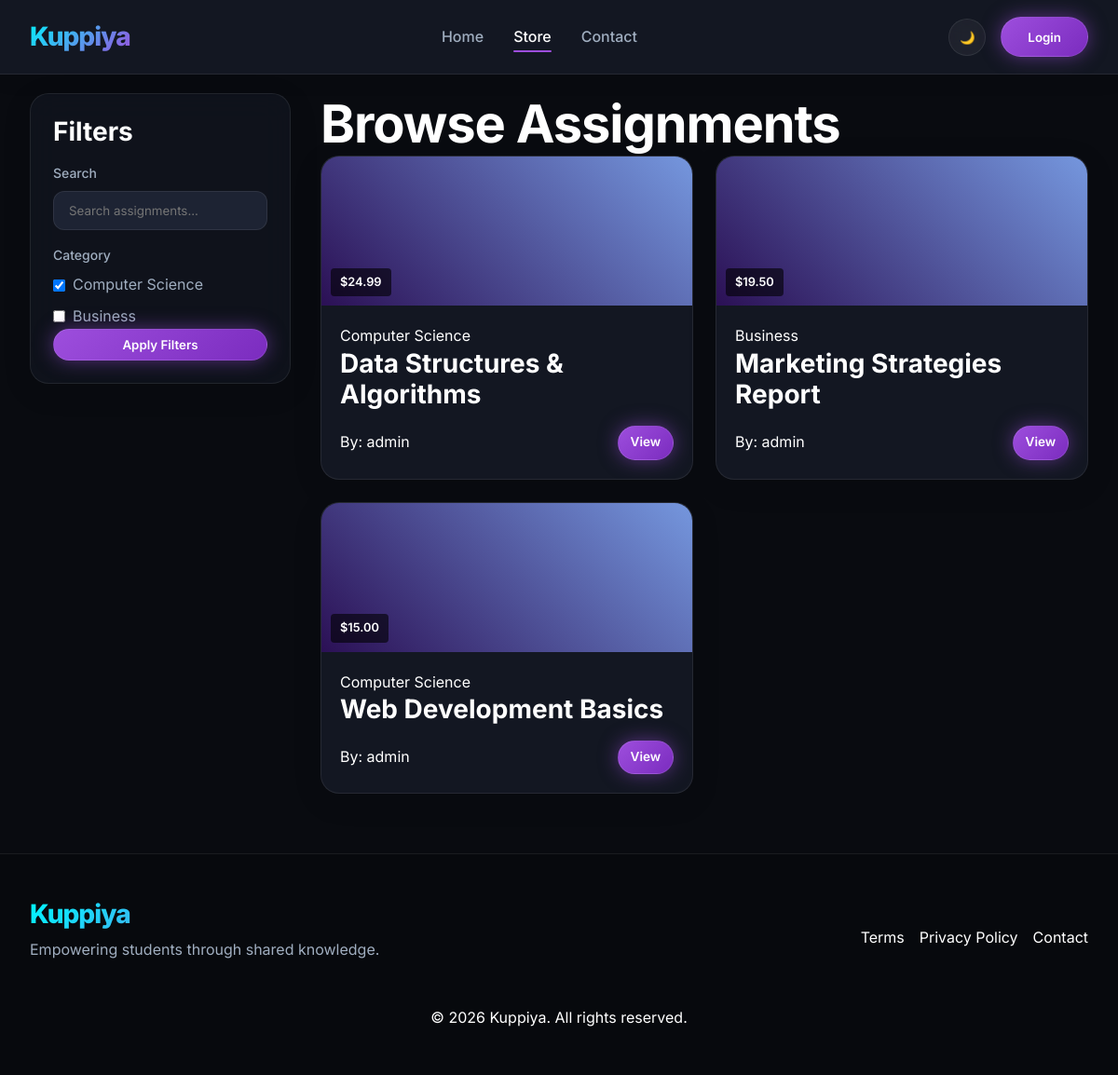
The page /store.php on the database its author committed.
### tables this page shows
CREATE TABLE IF NOT EXISTS assignments (
    id INT AUTO_INCREMENT PRIMARY KEY,
    title VARCHAR(150) NOT NULL,
    description TEXT,
    category VARCHAR(50),
    price DECIMAL(10, 2) NOT NULL,
    file_path VARCHAR(255) NOT NULL,
    download_password VARCHAR(255) NULL,
    author_id INT,
    created_at TIMESTAMP DEFAULT CURRENT_TIMESTAMP,
    FOREIGN KEY (author_id) REFERENCES users(id) ON DELETE SET NULL
);

CREATE TABLE IF NOT EXISTS users (
    id INT AUTO_INCREMENT PRIMARY KEY,
    username VARCHAR(50) NOT NULL UNIQUE,
    email VARCHAR(100) NOT NULL UNIQUE,
    password_hash VARCHAR(255) NOT NULL,
    role ENUM('admin', 'student') DEFAULT 'student',
    created_at TIMESTAMP DEFAULT CURRENT_TIMESTAMP
);

### store.php (the view)
<?php
require_once 'config.php';
require_once 'includes/header.php';
?>
    <div class="container" style="flex: 1; margin-top: 100px; display: flex; gap: 2rem;">
        <aside class="glass-panel animate-slideUp delay-100" style="width: 280px; padding: 1.5rem; height: fit-content; position: sticky; top: 100px;">
            <h3 class="mb-4 text-xl">Filters</h3>
            <div class="input-group">
                <label class="form-label">Search</label>
                <input type="text" class="form-input" placeholder="Search assignments..." id="search-input">
            </div>
            <div class="mt-4 mb-2 form-label">Category</div>
            <div class="flex flex-col gap-2">
                <label class="flex items-center gap-2 cursor-pointer text-sm text-muted hover:text-main">
                    <input type="checkbox" checked> Computer Science
                </label>
                <label class="flex items-center gap-2 cursor-pointer text-sm text-muted hover:text-main">
                    <input type="checkbox"> Business
                </label>
            </div>
            <button class="btn btn-primary w-full mt-6" style="padding: 0.5rem;">Apply Filters</button>
        </aside>
        <main style="flex: 1;" class="animate-slideUp delay-200">
            <div class="flex justify-between items-center mb-6">
                <h1 class="text-2xl">Browse Assignments</h1>
            </div>
            <div class="grid" style="display: grid; grid-template-columns: repeat(auto-fill, minmax(280px, 1fr)); gap: 1.5rem;">
                <?php
                $stmt = $pdo->query("SELECT a.*, u.username as author_name FROM assignments a LEFT JOIN users u ON a.author_id = u.id");
                while ($row = $stmt->fetch()):
                ?>
                <div class="card hover-lift glass-panel">
                    <div class="card-img" style="height: 160px; background: linear-gradient(45deg, #2b1055, #7597de); position: relative;">
                        <div style="position: absolute; bottom: 10px; left: 10px; background: rgba(0,0,0,0.6); backdrop-filter: blur(4px); padding: 5px 10px; border-radius: 4px; font-size: 0.8rem; font-weight: 600;">$<?= number_format($row['price'], 2) ?></div>
                    </div>
                    <div class="card-content" style="padding: 1.25rem;">
                        <span class="text-xs text-secondary mb-1 block"><?= htmlspecialchars($row['category']) ?></span>
                        <h3 class="mb-2 text-lg"><?= htmlspecialchars($row['title']) ?></h3>
                        <div class="flex justify-between items-center mt-4">
                            <span class="text-xs text-subtle">By: <?= htmlspecialchars($row['author_name'] ?? 'System') ?></span>
                            <a href="assignment.php?id=<?= $row['id'] ?>" class="btn btn-primary" style="padding: 0.4rem 0.8rem; font-size: 0.85rem;">View</a>
                        </div>
                    </div>
                </div>
                <?php endwhile; ?>
            </div>
        </main>
    </div>
<?php require_once 'includes/footer.php'; ?>

### includes/header.php (shortened to what this page needs)
<?php
$isLoggedIn = isset($_SESSION['user_id']);
$isAdmin = isset($_SESSION['role']) && $_SESSION['role'] === 'admin';
$currentPage = basename($_SERVER['PHP_SELF'], '.php');
$asset_path = defined('ASSET_PATH') ? ASSET_PATH : './';
?>
<!DOCTYPE html>
<html lang="en">
<head>
    <link rel="stylesheet" href="<?= $asset_path ?>css/index.css">
    <link rel="stylesheet" href="<?= $asset_path ?>css/animations.css">
</head>
<body>
    <nav class="navbar <?= ($currentPage !== 'index') ? 'scrolled' : '' ?>" id="navbar">
        <div class="container navbar-content">
            <a href="<?= $asset_path ?>index.php" class="logo text-gradient">Kuppiya <?= $isAdmin ? '<span style="font-size: 0.5em; color: var(--secondary)">ADMIN</span>' : '' ?></a>
            <div class="nav-links">
                <a href="<?= $asset_path ?>index.php" class="nav-link <?= ($currentPage == 'index') ? 'active' : '' ?>">Home</a>
                <a href="<?= $asset_path ?>store.php" class="nav-link <?= ($currentPage == 'store') ? 'active' : '' ?>">Store</a>
                <a href="<?= $asset_path ?>contact.php" class="nav-link <?= ($currentPage == 'contact') ? 'active' : '' ?>">Contact</a>
            </div>
            <div class="nav-actions flex gap-4 items-center">
                <button id="theme-toggle" class="btn btn-secondary" style="padding: 0.5rem; border-radius: 50%; width: 40px; height: 40px; display: flex; align-items: center; justify-content: center;">
                    <span id="theme-icon">🌙</span>
                </button>
                <?php if ($isLoggedIn): ?>
                    <span class="text-sm text-subtle">Hi, <?= htmlspecialchars($_SESSION['username']) ?></span>
                    <a href="<?= $asset_path ?>processes/logout.php" class="text-xs text-muted hover:text-main">Logout</a>
                <?php else: ?>
                    <button class="btn btn-primary" id="nav-login-btn">Login</button>
                <?php endif; ?>
            </div>
        </div>
    </nav>

### includes/footer.php (shortened to what this page needs)
    <footer style="border-top: 1px solid var(--border); padding: 3rem 0; margin-top: 4rem; background: rgba(0,0,0,0.2);">
        <div class="container flex justify-between items-center" style="flex-wrap: wrap;">
            <div class="mb-4">
                <h3 class="logo text-gradient mb-2" id="footer-logo">Kuppiya</h3>
                <p class="text-muted text-sm">Empowering students through shared knowledge.</p>
            </div>
            <div class="flex gap-4 text-sm text-subtle">
                <a href="#" class="hover:text-main">Terms</a>
                <a href="#" class="hover:text-main">Privacy Policy</a>
                <a href="#" class="hover:text-main">Contact</a>
            </div>
            <div class="w-full mt-4 text-center text-subtle text-xs" style="margin-top: 2rem;">
                &copy; <?= date('Y'); ?> Kuppiya. All rights reserved.
            </div>
        </div>
    </footer>
</body>
</html>

### css/index.css (style rules this page uses)
:root { --bg-dark: #090B10; --bg-surface: #131722; --bg-surface-elevated: #1D2333; --bg-glass: rgba(19, 23, 34, 0.65); --primary: #9d4edd; --primary-hover: #7b2cbf; --primary-glow: rgba(157, 78, 221, 0.5); --secondary: #00f5ff; --secondary-glow: rgba(0, 245, 255, 0.4); --text-main: #ffffff; --text-muted: #a0aec0; --text-subtle: #718096; --border: rgba(255, 255, 255, 0.08); --border-glow: rgba(157, 78, 221, 0.3); --space-xs: 0.25rem; --space-sm: 0.5rem; --space-md: 1rem; --space-lg: 1.5rem; --space-xl: 2rem; --space-2xl: 3rem; --radius-sm: 6px; --radius-md: 12px; --radius-lg: 20px; --radius-full: 9999px; --transition-fast: 0.15s ease; --transition-normal: 0.3s ease; }
* { box-sizing: border-box; margin: 0; padding: 0; }
body { font-family: 'Inter', system-ui, -apple-system, sans-serif; background-color: var(--bg-dark); color: var(--text-main); line-height: 1.6; overflow-x: hidden; -webkit-font-smoothing: antialiased; }
a { color: inherit; text-decoration: none; }
input, button, textarea { font-family: inherit; outline: none; border: none; }
.container { width: 100%; max-width: 1280px; margin: 0 auto; padding: 0 var(--space-xl); }
.glass-panel { background: var(--bg-glass); backdrop-filter: blur(16px); -webkit-backdrop-filter: blur(16px); border: 1px solid var(--border); border-radius: var(--radius-lg); box-shadow: 0 8px 32px 0 rgba(0, 0, 0, 0.1); }
h1, h2, h3, h4, h5, h6 { font-weight: 700; line-height: 1.2; }
h1 { font-size: 3.5rem; letter-spacing: -0.02em; }
h3 { font-size: 1.75rem; }
.text-gradient { background: linear-gradient(135deg, var(--secondary), var(--primary)); -webkit-background-clip: text; -webkit-text-fill-color: transparent; background-clip: text; color: transparent; }
.text-muted { color: var(--text-muted); }
.btn { display: inline-flex; align-items: center; justify-content: center; padding: 0.8rem 1.75rem; border-radius: var(--radius-full); font-weight: 600; cursor: pointer; transition: all var(--transition-normal); gap: 0.5rem; }
.btn-primary { background: linear-gradient(135deg, var(--primary), var(--primary-hover)); color: white; box-shadow: 0 0 20px var(--primary-glow); position: relative; overflow: hidden; border: 1px solid rgba(255, 255, 255, 0.1); }
.btn-primary::before { content: ''; position: absolute; top: 0; left: -100%; width: 100%; height: 100%; background: linear-gradient(90deg, transparent, rgba(255,255,255,0.2), transparent); transition: all 0.5s ease; }
.btn-secondary { background: rgba(255, 255, 255, 0.05); backdrop-filter: blur(8px); border: 1px solid var(--border); color: var(--text-main); }
.navbar { position: fixed; top: 0; left: 0; right: 0; height: 80px; z-index: 100; transition: all var(--transition-normal); }
.navbar.scrolled { background: var(--bg-surface); backdrop-filter: blur(20px); border-bottom: 1px solid var(--border); box-shadow: 0 4px 20px rgba(0,0,0,0.1); }
.navbar-content { display: flex; justify-content: space-between; align-items: center; height: 100%; }
.logo { font-size: 1.75rem; font-weight: 800; letter-spacing: -1px; }
.nav-links { display: flex; gap: 2rem; align-items: center; }
.nav-link { font-weight: 500; color: var(--text-muted); transition: color var(--transition-fast); position: relative; }
.nav-link::after { content: ''; position: absolute; bottom: -4px; left: 0; width: 0%; height: 2px; background: var(--primary); transition: width var(--transition-normal); border-radius: 2px; }
.nav-link:hover::after, .nav-link.active::after { width: 100%; }
.nav-link.active { color: var(--text-main); }
.input-group { margin-bottom: var(--space-md); display: flex; flex-direction: column; gap: 0.5rem; }
.form-label { font-size: 0.875rem; font-weight: 500; color: var(--text-muted); }
.form-input { background: var(--bg-surface-elevated); border: 1px solid var(--border); padding: 0.75rem 1rem; border-radius: var(--radius-md); color: var(--text-main); transition: all var(--transition-fast); }
.card { background: var(--bg-surface); border: 1px solid var(--border); border-radius: var(--radius-lg); overflow: hidden; transition: all var(--transition-normal); }
.flex { display: flex; }
.flex-col { flex-direction: column; }
.items-center { align-items: center; }
.justify-between { justify-content: space-between; }
.gap-2 { gap: 0.5rem; }
.gap-4 { gap: 1rem; }
.w-full { width: 100%; }
.mt-4 { margin-top: 1rem; }
.mb-2 { margin-bottom: 0.5rem; }
.mb-4 { margin-bottom: 1rem; }
.text-center { text-align: center; }

### rows shown on the page
assignments: price "24.99", category "Computer Science", title "Data Structures & Algorithms", author.username "admin"
assignments: price "19.50", category "Business", title "Marketing Strategies Report", author.username "admin"
assignments: price "15.00", category "Computer Science", title "Web Development Basics", author.username "admin"
